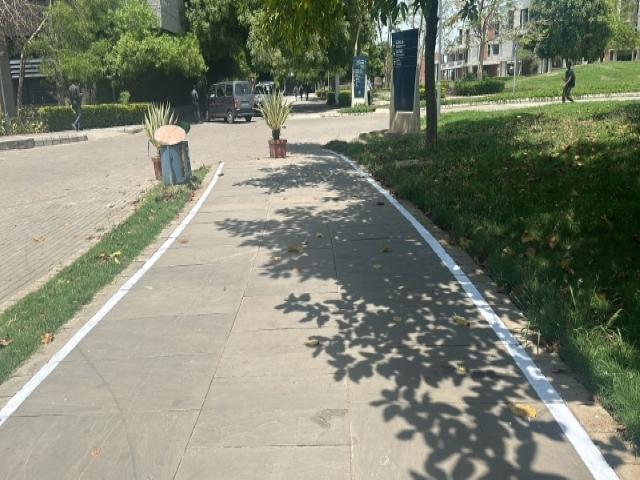
#> input picture Backup Methods/Segformer/img and vdos/final road (Custom).jpg, 640 x 480 px, found by its file name
$ python lane_detection_image.py
#> lines starting #> are read from the running program, lines starting #| are printed output that depends on the picture; after the words box and inside, x2 and y2 are one past the last pixel; in counts of white or black regions, pixels touching at a corner belong together
import cv2
import numpy as np

# Load the image
frame = cv2.imread('obstacledetection/yolov7modified/final road (Custom).jpg')  # Replace 'your_image.jpg' with the path to your image
#> frame is the input picture: shape (480, 640, 3); mean B, G, R 112.8, 130.8, 126


def canny(img):
    gray = cv2.cvtColor(img, cv2.COLOR_BGR2GRAY)
    kernel = 7
    blur = cv2.GaussianBlur(gray, (kernel, kernel), sigmaX=0, sigmaY=0)
    canny = cv2.Canny(blur,80,100)
    # canny = cv2.Canny(blur,100,160)
    return canny


def region_of_interest_trapezium(img):
    height = img.shape[0]
    width = img.shape[1]
    mask = np.zeros_like(img)

    # Define coordinates for the trapezium
    # Adjust the points (x1, y1), (x2, y2), (x3, y3), (x4, y4) as needed
    bottom_left = (0, height)
    top_left = (0, height * 0.5)
    top_right = (width, height * 0.5)
    bottom_right = (width, height)

    # [6 lines of commented-out code are left out]
    trapezium = np.array([[bottom_left, top_left, top_right, bottom_right]], np.int32)

    # Fill the polygon (trapezium here) with white (255)
    cv2.fillPoly(mask, [trapezium], 255)

    # Apply the mask
    masked_image = cv2.bitwise_and(img, mask)
    return masked_image


def houghLines(img):
    houghLines = cv2.HoughLinesP(img, 2, np.pi / 180, 10, np.array([]), minLineLength=40, maxLineGap=5)
    return houghLines


def display_filled_region(img, lines, init_point):
    img_copy = img.copy()
    mask = np.zeros_like(img)
    if lines is not None:
        left_line = lines[0][0]  # Assuming first line is the left
        right_line = lines[1][0]  # Assuming second line is the right

        pts = np.array([[left_line[0], left_line[1]], [left_line[2], left_line[3]],
                        [right_line[2], right_line[3]], [right_line[0], right_line[1]]], np.int32)

        bottom_left_corner = pts[1]
        bottom_right_corner = pts[2]

        top_left_corner = [bottom_left_corner[0], bottom_left_corner[1] - 300]
        top_right_corner = [bottom_right_corner[0], bottom_right_corner[1] - 300]

        pts2 = np.array([bottom_left_corner, bottom_right_corner, top_right_corner, top_left_corner], np.int32)
        pts2 = pts2.reshape((-1, 1, 2))

        pts = pts.reshape((-1, 1, 2))
        # image = cv2.fillPoly(img_copy, [pts], (144, 238, 144))  # Light green color
        # image = cv2.fillPoly(img_copy, [pts2], (144, 238, 144))  # Light green color

        image = cv2.polylines(img_copy, [pts], isClosed=True, color=(144, 238, 144), thickness=5)
        image = cv2.polylines(img_copy, [pts2], isClosed=True, color=(144, 238, 144), thickness=5)

    return image


def make_points(img, lineSI):
    slope, intercept = lineSI
    height = img.shape[0]
    y1 = int(height)
    y2 = int(y1 * 3 / 5)
    x1 = int((y1 - intercept) / slope)
    x2 = int((y2 - intercept) / slope)
    return [[x1, y1, x2, y2]]

# [41 lines left out: function average_slope_intercept, not called in this run]


def average_slope_intercept_with_centre(img, lines):
    # lower_value_slope = 0.5
    # higher_value_slope = 3
    lower_value_slope = 0.5
    higher_value_slope = 2.5
    flag_left = True
    flag_right = True
    left_fit = []
    right_fit = []
    for line in lines:
        for x1,y1,x2,y2 in line:
            fit = np.polyfit((x1,x2),(y1,y2),1)
            slope = fit[0]
            intercept = fit[1]
            # print(intercept,slope)
            if slope < -lower_value_slope and slope >= -higher_value_slope:
                left_fit.append((slope, intercept))
            elif slope >= lower_value_slope and slope <= higher_value_slope :
                right_fit.append((slope,intercept))
    if left_fit == []:
        # left_fit = np.array([(0.0001,0.0001)])
        flag_left = False
    if right_fit == []:
        # right_fit = np.array([(0.0001,0.0001)])
        flag_right = False

    if flag_left:
        left_fit_average = np.average(left_fit,axis=0)
        left_line = make_points(img, left_fit_average)
    else:
        left_line = np.array([[None,None,None,None]])

    if flag_right:
        right_fit_average = np.average(right_fit,axis=0)
        right_line = make_points(img, right_fit_average)
    else:
        right_line = np.array([[None,None,None,None]])

    if flag_left and flag_right:
        center_line = np.array([[0,0,0,0]])
        for i in range(4):
            center_line[0][i] = np.int32((left_line[0][i] + right_line[0][i])/2)
    else:
        center_line = np.array([[None,None,None,None]])

    average_lines = [np.array(left_line),np.array(right_line),np.array(center_line)]
    return average_lines

def update_line_history(line_history, new_line, history_length=5):
    if new_line[0].all() == np.array([None,None,None,None]).all() and line_history:
        # Use the most recent valid line if the new line is invalid
        new_line = line_history[-1]
    line_history.append(new_line)
    if len(line_history) > history_length:
        line_history.pop(0)
    # print(line_history)
    return line_history


def average_line_from_history(line_history):
    if not line_history:
        return np.array([0, 0, 0, 0])
    avg_line = np.mean(np.array(line_history), axis=0, dtype=np.int32)
    return avg_line

left_line_history = []
right_line_history = []
history_length = 100
init_point = (23, 384)

# Main loop for processing the image
try:
    canny_output = canny(frame)
#> in canny, `gray = cv2.cvtColor(img, cv2.COLOR_BGR2GRAY)`:
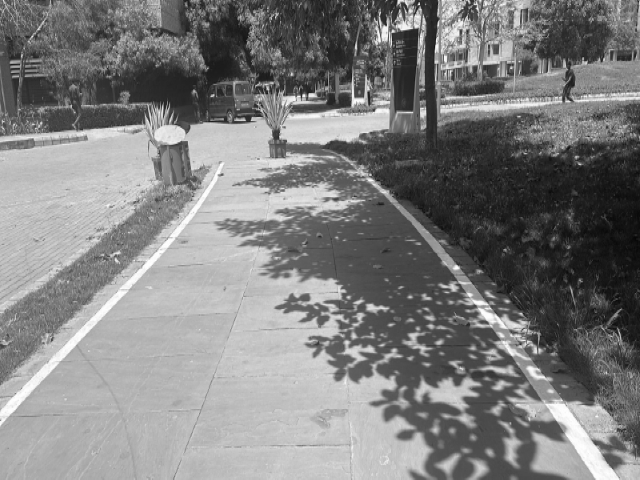
#> gray: shape (480, 640); min 6, max 255, mean 127.3
#> in canny, `blur = cv2.GaussianBlur(gray, (kernel, kernel), sigmaX=0, sigmaY=0)`:
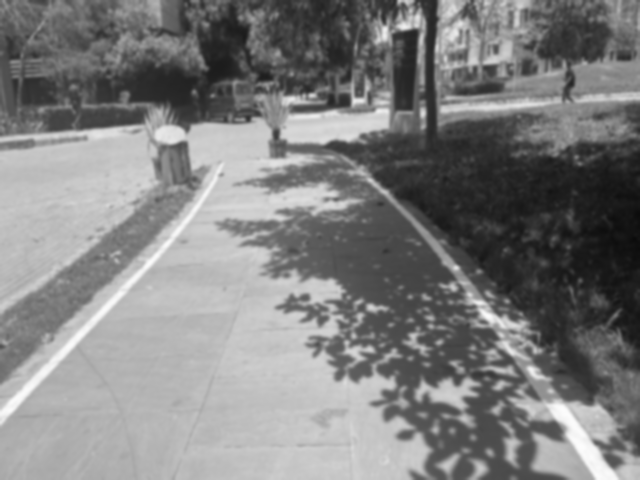
#> blur: shape (480, 640); min 11, max 253, mean 127.3
#> in canny, `canny = cv2.Canny(blur,80,100)`:
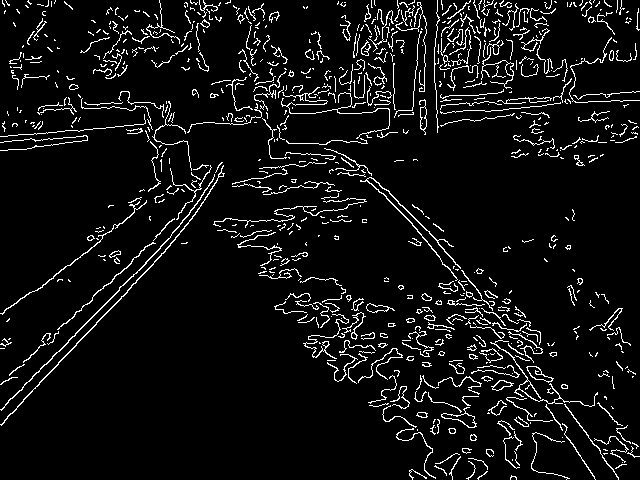
#> canny: shape (480, 640); 6.6% white in thin lines or dots
    masked_output = region_of_interest_trapezium(canny_output)
#> in region_of_interest_trapezium, `cv2.fillPoly(mask, [trapezium], 255)`:
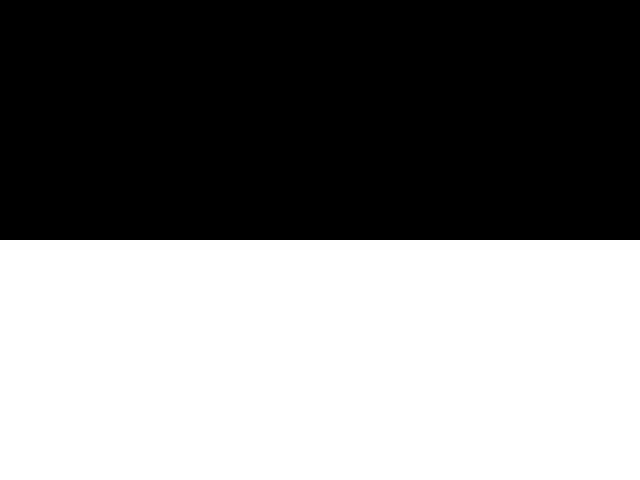
#> mask: shape (480, 640); 50% white; 1 white region, box (x1, y1, x2, y2) and area: (0, 240, 640, 480) 153600
#> in region_of_interest_trapezium, `masked_image = cv2.bitwise_and(img, mask)`:
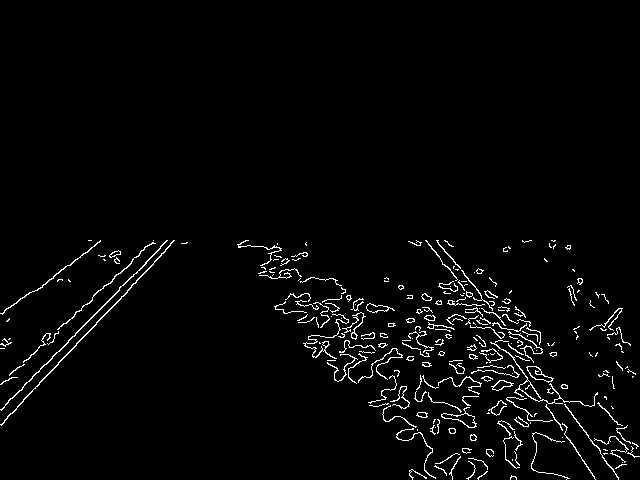
#> masked_image: shape (480, 640); 2.7% white in thin lines or dots, all inside (x1, y1, x2, y2) = (0, 240, 640, 480)
    lines = houghLines(masked_output)
#> in houghLines, `houghLines = cv2.HoughLinesP(img, 2, np.pi / 180, 10, np.array([]), mi..`: houghLines = [[68, 340, 160, 248], [39, 382, 153, 264], [318, 302, 361, 338], [54, 275, 100, 241], [538, 367, 604, 458], [0, 384, 55, 333], [0, 409, 119, 290], [92, 297, 139, 255], [508, 352, 542, 400], [127, 290, 169, 246]]
#> lines has the same summary as houghLines in houghLines

    average_lines_with_centre_avg = average_slope_intercept_with_centre(frame, lines)
#> the loop in average_slope_intercept_with_centre, `for line in lines:` made 10 passes
#> after the loop in average_slope_intercept_with_centre, `for line in lines:`: left_fit = [(-1, 408), (-1.04, 422.4), (-0.739, 314.9), (-0.927, 384), (-1, 409), (-0.894, 379.2), (-1.05, 423)]; right_fit = [(0.837, 35.77), (1.38, -374.8), (1.41, -365.2)]
#> in average_slope_intercept_with_centre, `left_fit_average = np.average(left_fit,axis=0)`: left_fit_average = [-0.949, 391.5]
#> in make_points, `slope, intercept = lineSI`: slope = -0.949; intercept = 391.5
#> in make_points, `x1 = int((y1 - intercept) / slope)`: x1 = -93
#> in make_points, `x2 = int((y2 - intercept) / slope)`: x2 = 109
#> in average_slope_intercept_with_centre, `left_line = make_points(img, left_fit_average)`: left_line = [[-93, 480, 109, 288]]
#> in average_slope_intercept_with_centre, `right_fit_average = np.average(right_fit,axis=0)`: right_fit_average = [1.21, -234.7]
#> in average_slope_intercept_with_centre, `right_line = make_points(img, right_fit_average)`: right_line = [[591, 480, 432, 288]]
#> after the loop in average_slope_intercept_with_centre, `for i in range(4):`: center_line = [[249, 480, 270, 288]]
#> in average_slope_intercept_with_centre, `average_lines = [np.array(left_line),np.array(right_line),np.array(cen..`: average_lines = [[[-93, 480, 109, 288]], [[591, 480, 432, 288]], [[249, 480, 270, 288]]]
#> average_lines_with_centre_avg has the same summary as average_lines in average_slope_intercept_with_centre

    left_line = average_lines_with_centre_avg[0]
#> left_line = [[-93, 480, 109, 288]]
    right_line = average_lines_with_centre_avg[1]
#> right_line = [[591, 480, 432, 288]]

    left_line_history = update_line_history(left_line_history, left_line, history_length)
#> left_line_history = [[[-93, 480, 109, 288]]]
    right_line_history = update_line_history(right_line_history, right_line, history_length)
#> right_line_history = [[[591, 480, 432, 288]]]
    left_line_avg = average_line_from_history(left_line_history)
#> in average_line_from_history, `avg_line = np.mean(np.array(line_history), axis=0, dtype=np.int32)`: avg_line = [[-93, 480, 109, 288]]
#> left_line_avg = [[-93, 480, 109, 288]]
    right_line_avg = average_line_from_history(right_line_history)
#> right_line_avg = [[591, 480, 432, 288]]
    center_line_avg = np.array([[0,0,0,0]])
    for i in range(4):
        center_line_avg[0][i] = np.int32((left_line_avg[0][i] + right_line_avg[0][i])/2)
#> after the loop, center_line_avg = [[249, 480, 270, 288]]

    average_lines_with_centre_avg = np.array([np.array(left_line_avg), np.array(right_line_avg), np.array(center_line_avg)])
#> average_lines_with_centre_avg = [[-93, 480, 109, 288], [591, 480, 432, 288], [249, 480, 270, 288]]

    line_image_2_filled = display_filled_region(frame, average_lines_with_centre_avg, init_point)
#> in display_filled_region, `left_line = lines[0][0]`: left_line = [-93, 480, 109, 288]
#> in display_filled_region, `right_line = lines[1][0]`: right_line = [591, 480, 432, 288]
#> in display_filled_region, `pts = np.array([[left_line[0], left_line[1]], [left_line[2], left_line..`: pts = [[-93, 480], [109, 288], [432, 288], [591, 480]]
#> in display_filled_region, `bottom_left_corner = pts[1]`: bottom_left_corner = [109, 288]
#> in display_filled_region, `bottom_right_corner = pts[2]`: bottom_right_corner = [432, 288]
#> in display_filled_region, `top_left_corner = [bottom_left_corner[0], bottom_left_corner[1] - 300]`: top_left_corner = [109, -12]
#> in display_filled_region, `top_right_corner = [bottom_right_corner[0], bottom_right_corner[1] - 3..`: top_right_corner = [432, -12]
#> in display_filled_region, `pts2 = np.array([bottom_left_corner, bottom_right_corner, top_right_co..`: pts2 = [[109, 288], [432, 288], [432, -12], [109, -12]]
#> in display_filled_region, `image = cv2.polylines(img_copy, [pts], isClosed=True, color=(144, 238,..`:
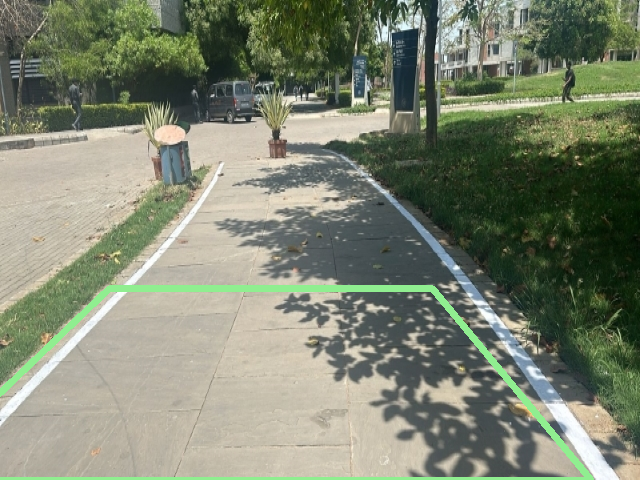
#> image: shape (480, 640, 3); mean B, G, R 112.8, 132.5, 125.7
#> in display_filled_region, `image = cv2.polylines(img_copy, [pts2], isClosed=True, color=(144, 238..`:
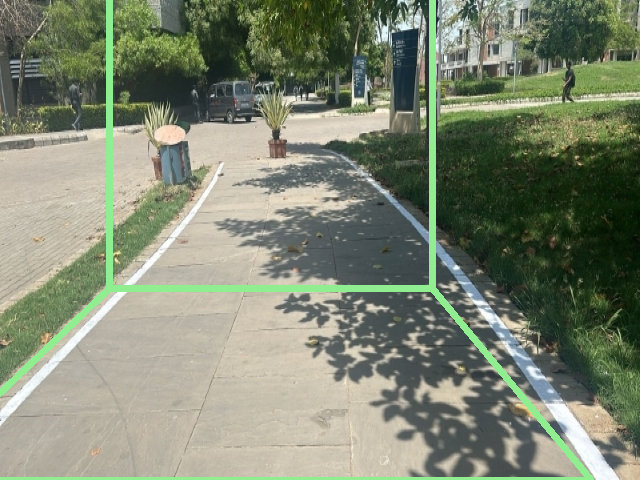
#> image: shape (480, 640, 3); 1.3% of pixels changed, all inside (x1, y1, x2, y2) = (106, 0, 436, 287)
except Exception as e:
    print("Error:", e)
    line_image_2_filled = frame

# Display the processed image
cv2.imshow('Frame', line_image_2_filled)
cv2.waitKey(0)
cv2.destroyAllWindows()
